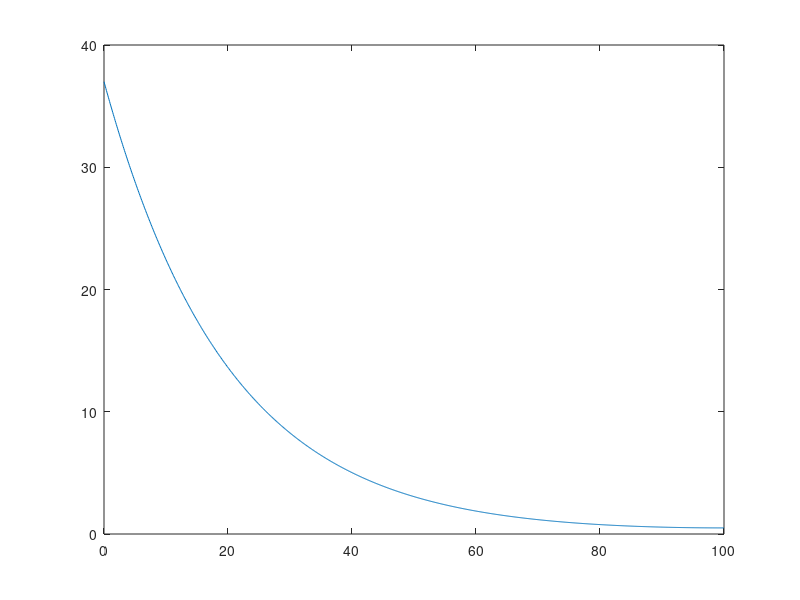

The MATLAB script that drew this image:
clc;
%input parameters
k=400; %%hydraulic conductivity
So=37; %%ocean salinity
Enet=1; %%Net evaporation
h=1; %%characteristic depth
dx=0.1; %%step size
y=Enet*h; %%used in calculating a
a=-sqrt(y/k); 
%%vectorizing x
R=100;%%radius?... 
x=0:dx:R;
n=length(x);
S=zeros(1,n);
S(1)=So;
S(end)=So;


for i=1:n
    S(i)=(So*exp(-2*a*R)/(1+exp(-2*a*R)))*exp(a*x(i))+((So)/(1+exp(-2*a*R))*exp(-a*x(i)));
end


plot(x,S);
